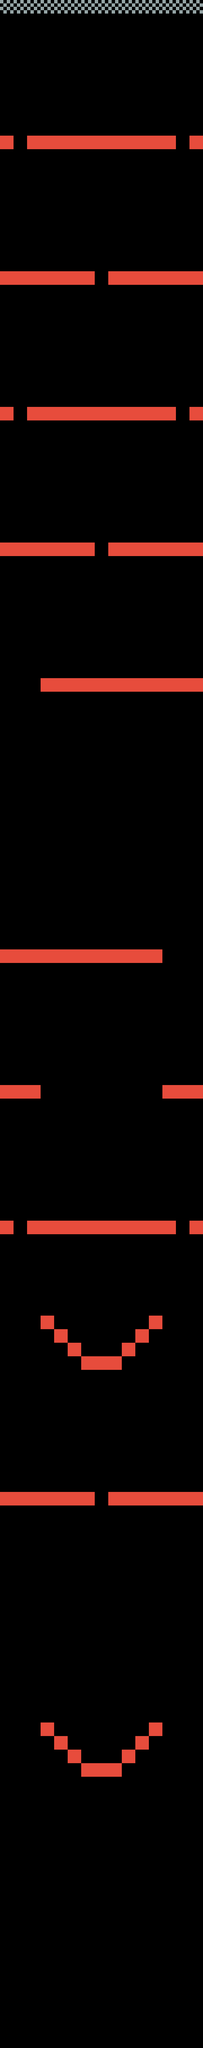

Tiled map render using the project's own tile images. Description and the map definition, with tile-layer contents summarised, below:
An orthogonal 15x151 tile map with 48x48 px tiles, 2 tile layers (walls, finish).

<map version="1.0" orientation="orthogonal" renderorder="right-down" width="15" height="151" tilewidth="48" tileheight="48">
 <tileset firstgid="1" name="tile_set" tilewidth="48" tileheight="48">
  <image source="tile_set.png" width="144" height="96" />
 </tileset>
 <layer name="walls" width="15" height="151">
  <data>[2265 cells, 129 non-empty, 1 distinct tile ids]</data>
 </layer>
 <layer name="finish" width="15" height="151">
  <data>[2265 cells, 15 non-empty, 1 distinct tile ids]</data>
 </layer>
</map>
